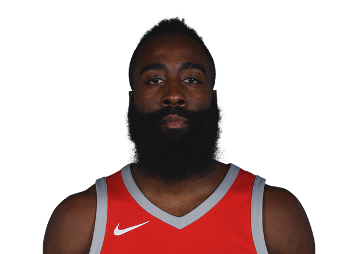
#> input picture Beard1.jpg, 350 x 254 px, given in place of supreme.jpg, which was not available
$ python python.py
#> lines starting #> are read from the running program, lines starting #| are printed output that depends on the picture; pictures that were not available may be replaced by others from this repository, and a replacement may not be noted
from PIL import Image, ImageFilter
import os
import numpy
import matplotlib
from PIL import ImageEnhance


#Supreme Modified
image1 = Image.open('supreme.jpg')
#> image1 is the input picture: PIL image 350x254 RGBA; mean R, G, B, A 116, 114, 126.7, 90.7
image1.rotate(10, expand = True)
greyscale_image1 = image1.convert('L')
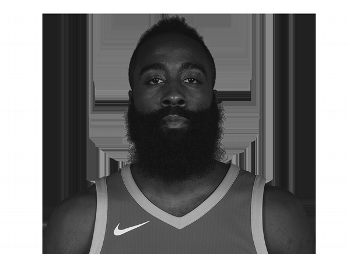
#> greyscale_image1: PIL image 350x254 L; min 8, max 255, mean 116

image1 = image1.filter(ImageFilter.EMBOSS)
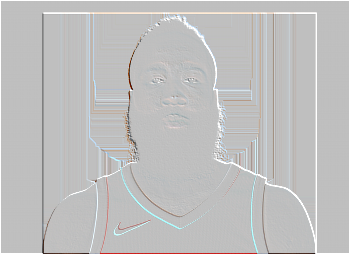
#> image1: PIL image 350x254 RGBA; mean R, G, B, A 129.6, 129.6, 129.6, 126.5; transparent parts drawn white
image1 = image1.filter(ImageFilter.MinFilter(3))
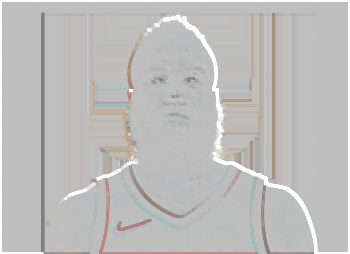
#> image1: PIL image 350x254 RGBA; mean R, G, B, A 120.6, 118.8, 116.9, 122.2; transparent parts drawn white
image1= image1.filter(ImageFilter.MinFilter)
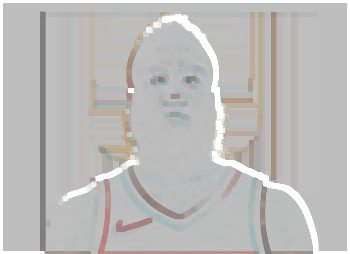
#> image1: PIL image 350x254 RGBA; mean R, G, B, A 116.7, 113.9, 110.9, 119.1; transparent parts drawn white
image1.save('supreme_mod4.jpg')


#Bike Modified
'''
#Bike Modified
image1 = Image.open('Bike.png')
enhancer = ImageEnhance.Sharpness(image1)
for i in range(8):
    factor = i / 4.0
    enhancer.enhance(factor).show("Sharpness %f" % factor)
image1.convert(mode = 'L')
image1.filter(ImageFilter.GaussianBlur(10)).save('Bike_mod.png')


image1.convert(mode = 'L').save('Bike_mod.png')
image1 = Image.open('Bike.png')
image1.filter(ImageFilter.GaussianBlur(15)).save('Bike_mod.png')
image1 = Image.open('Bike.png')
image1.rotate(180).save('Bike_mod.png')
'''


#Black and White
'''
image1 = Image.open('Bike.png')
image1.convert(mode = 'L').save('Bike_mod.png')
'''


#Rotate
'''
image1 = Image.open('Bike.png')
image1.rotate(90).save('Bike_mod.png')
'''


#Save as PNG
'''
#Save as PNG
size_300 = (300,300)

size_700 = (700, 700)
for f in os.listdir('.'):
    if f.endswith('.jpg'):
        i = Image.open(f)
        fn, fext = os.path.splitext(f)

        i.thumbnail(size_700)
        i.save('700/{}_700{}'.format(fn, fext))

        i.thumbnail(size_300)
        i.save('300/{}_300{}'.format(fn, fext))
'''

$ run again, on KD.jpg
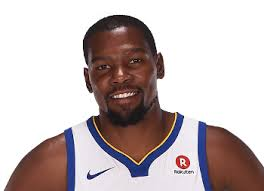
#> input picture KD.jpg, 264 x 191 px, given in place of supreme.jpg, which was not available
#> image1 is the input picture: PIL image 264x191 RGB; mean R, G, B 196.8, 185.1, 185.3
#> `greyscale_image1 = image1.convert('L')`:
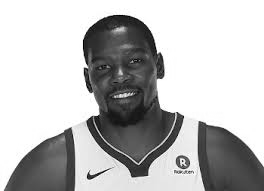
#> greyscale_image1: PIL image 264x191 L; min 0, max 255, mean 188.6
#> `image1= image1.filter(ImageFilter.MinFilter)`:
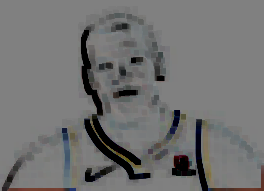
#> image1: PIL image 264x191 RGB; mean R, G, B 113.5, 113.5, 113.2
